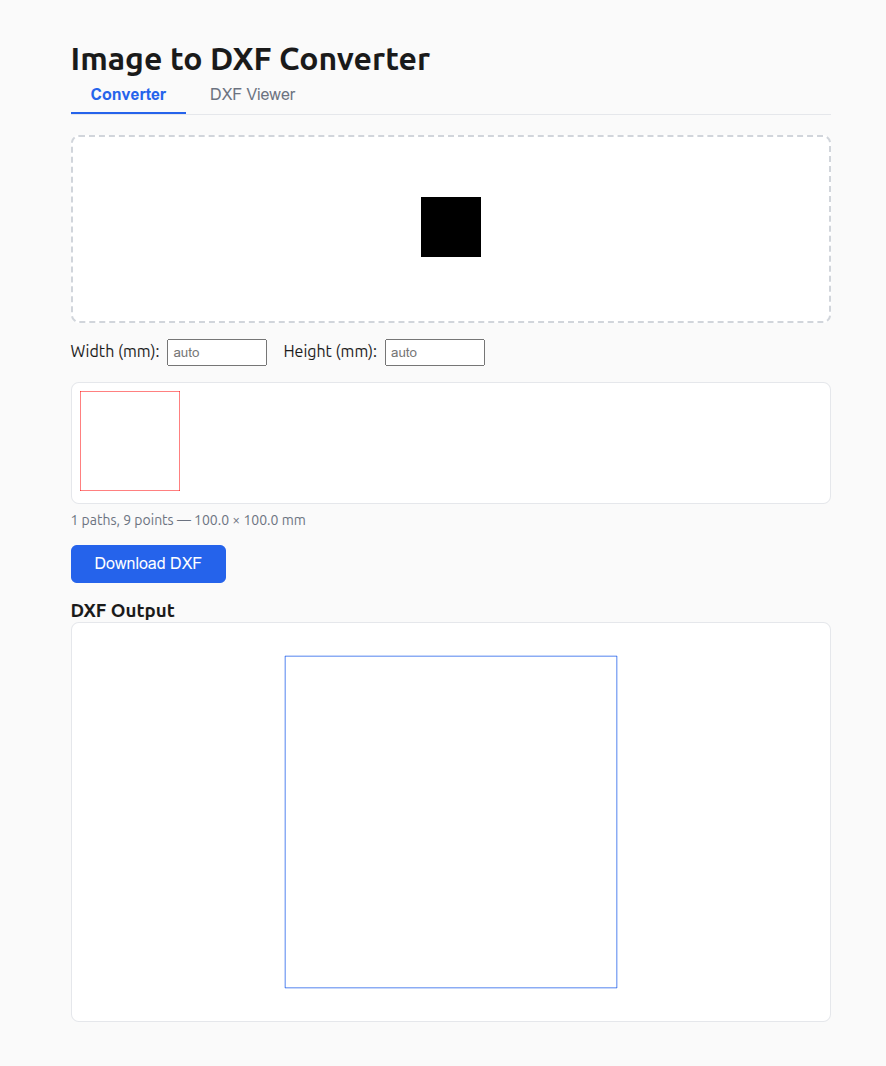
#> input picture .playwright-mcp/page-2026-02-28T15-29-31-082Z.png, 886 x 1066 px
$ python -i trace.py   (imports and definitions only)
#> lines starting #> are read from the running program, lines starting #| are printed output that depends on the picture; after the words box and inside, x2 and y2 are one past the last pixel; in counts of white or black regions, pixels touching at a corner belong together
"""Bitmap tracing: converts binary images to polyline contours using OpenCV."""

import cv2
import numpy as np
from scipy.interpolate import splprep, splev


def trace_bitmap(
    binary_image: np.ndarray,
    epsilon: float = 0.5,
    min_area: float = 50.0,
    smooth: bool = True,
    spline_points: int = 0,
) -> list[list[tuple[float, float]]]:
    """Trace a binary image and return polyline contours.

    Uses OpenCV findContours with polygon approximation to extract
    vector outlines from a binary bitmap, with optional Gaussian
    pre-smoothing and spline curve fitting.

    Args:
        binary_image: 2D numpy array with 0=black (foreground), 255=white (background).
        epsilon: Approximation accuracy for cv2.approxPolyDP. Smaller values
                 produce more points and closer approximation. Default 0.5px.
        min_area: Minimum contour area in pixels. Contours smaller than this
                  are filtered out as noise. Default 50px.
        smooth: If True, apply Gaussian blur before contour extraction to
                reduce pixel staircase artifacts. Default True.
        spline_points: If > 0, fit a B-spline through each contour and
                       resample at this many points per contour. 0 disables
                       spline fitting. Default 0 (auto: 4x polygon points).

    Returns:
        List of polylines, where each polyline is a list of (x, y) tuples.
    """
#> called with epsilon = 0.5, min_area = 50, smooth = True, spline_points = 0
    mask = (binary_image < 128).astype(np.uint8) * 255
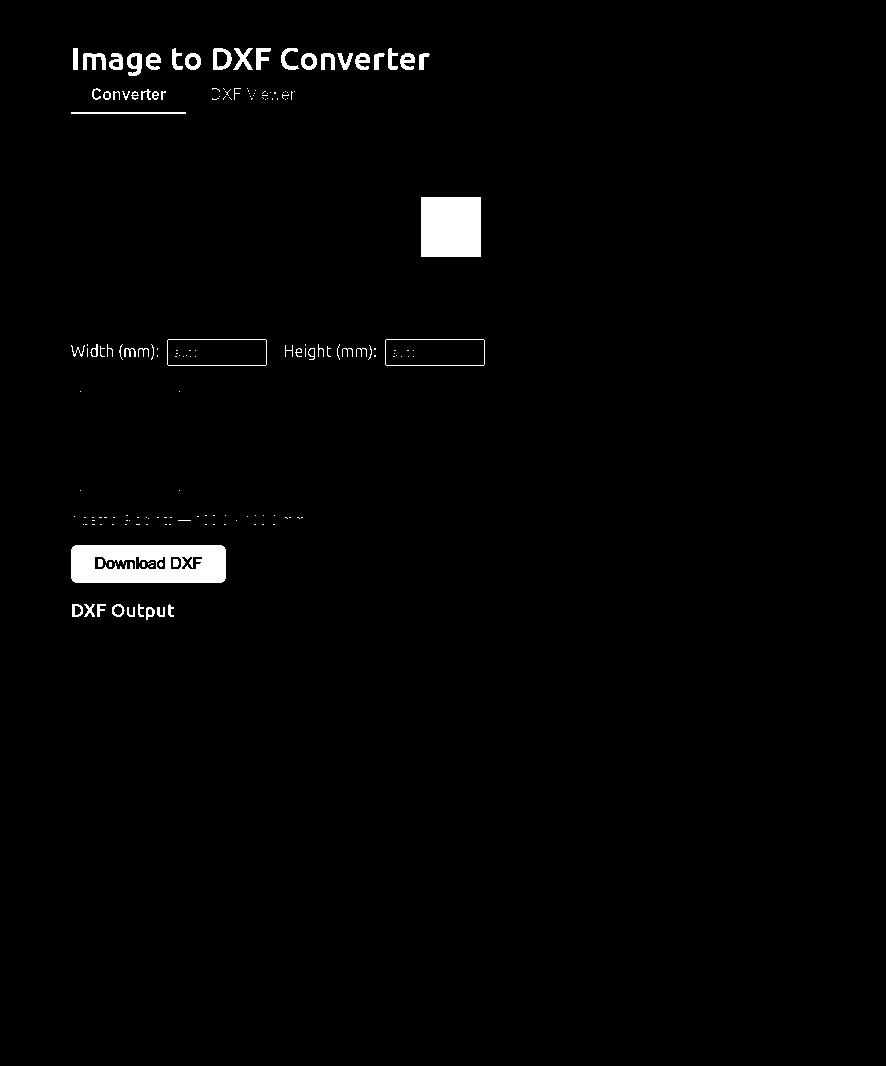
#> mask: shape (1066, 886); 1.5% white; 176 white regions (120 under 20 px), largest, box (x1, y1, x2, y2) and area: (71, 545, 226, 583) 5074, (421, 197, 481, 257) 3600, (167, 339, 267, 366) 246

    if not mask.any():
        return []

    if smooth:
        mask = cv2.GaussianBlur(mask, (5, 5), 1.0)
        _, mask = cv2.threshold(mask, 127, 255, cv2.THRESH_BINARY)
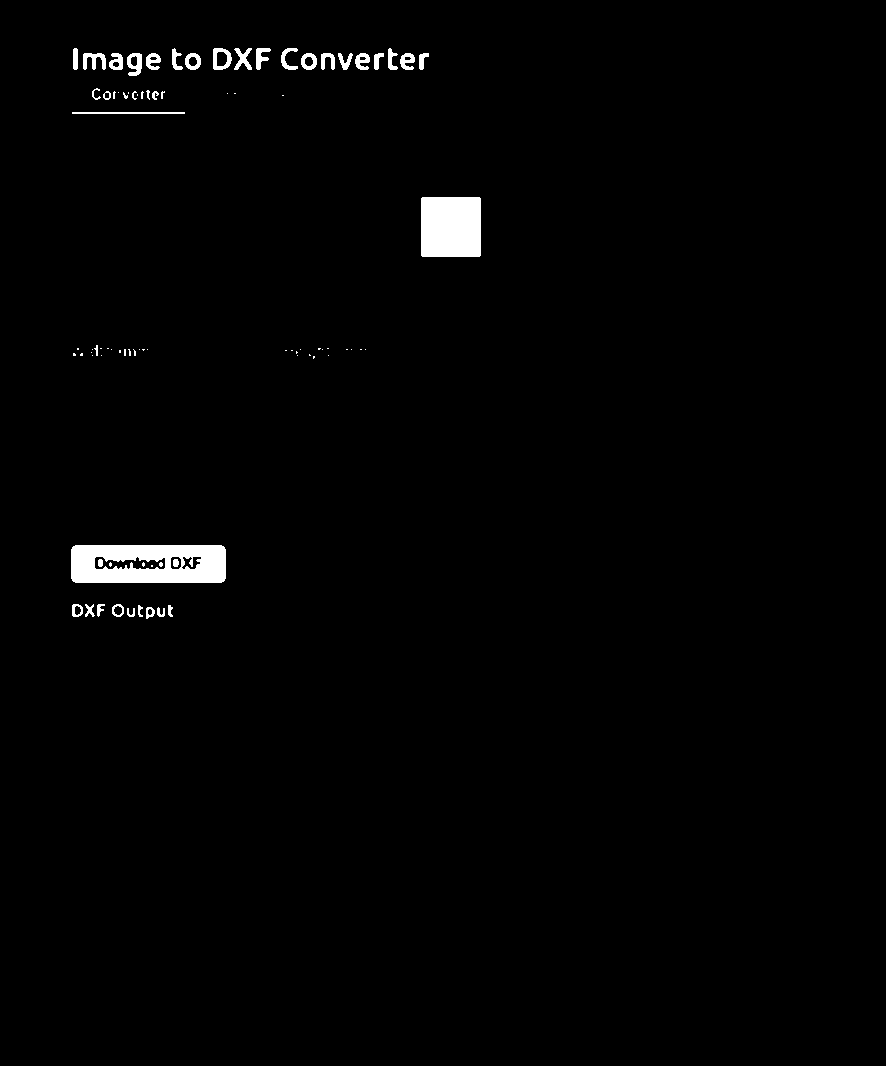
#> mask: shape (1066, 886); 1.4% white; 85 white regions (46 under 20 px)

    contours, _ = cv2.findContours(mask, cv2.RETR_LIST, cv2.CHAIN_APPROX_NONE)
#> contours = 100 contours, 50 with area under 20; largest, box (x1, y1, x2, y2) and area: (71, 545, 226, 583) 5672, (421, 197, 481, 257) 3479, (94, 556, 166, 570) 652, (213, 48, 232, 70) 326, (127, 53, 142, 76) 239

    polylines: list[list[tuple[float, float]]] = []
    for contour in contours:
        if cv2.contourArea(contour) < min_area:
            continue

        approx = cv2.approxPolyDP(contour, epsilon, closed=True)
        if len(approx) < 3:
            continue

        points = [(float(pt[0][0]), float(pt[0][1])) for pt in approx]

        if len(points) >= 4:
            points = _fit_spline(points, spline_points)

        # Close the contour
        if points[0] != points[-1]:
            points.append(points[0])

        polylines.append(points)
#> this loop made 100 passes
#> num_points in _fit_spline on pass 57: 16
#> num_points in _fit_spline on passes 4, 5, 6, 9, 12, 20: 36, 32, 32, 32, 36, 32
#> after the loop, polylines = 34 items

    return polylines


def _fit_spline(
    points: list[tuple[float, float]],
    num_points: int = 0,
) -> list[tuple[float, float]]:
    """Fit a closed B-spline through polygon points for smooth curves.

    Args:
        points: Input polygon vertices.
        num_points: Number of output points. If 0, uses 4x input count.

    Returns:
        Smoothed points along the spline curve.
    """
    if num_points <= 0:
        num_points = len(points) * 4

    xs = [p[0] for p in points]
    ys = [p[1] for p in points]

    # Close the curve for periodic spline
    xs.append(xs[0])
    ys.append(ys[0])

    try:
        tck, _ = splprep([xs, ys], s=len(points) * 0.5, per=True, k=3)
        u_new = np.linspace(0, 1, num_points)
        x_new, y_new = splev(u_new, tck)
        return [(float(x), float(y)) for x, y in zip(x_new, y_new)]
    except (ValueError, TypeError):
        # Fall back to original points if spline fitting fails
        return points

>>> import cv2
>>> picture = cv2.imread('../.playwright-mcp/page-2026-02-28T15-29-31-082Z.png', cv2.IMREAD_GRAYSCALE)
>>> result = trace_bitmap(picture)
#> result = 34 items
